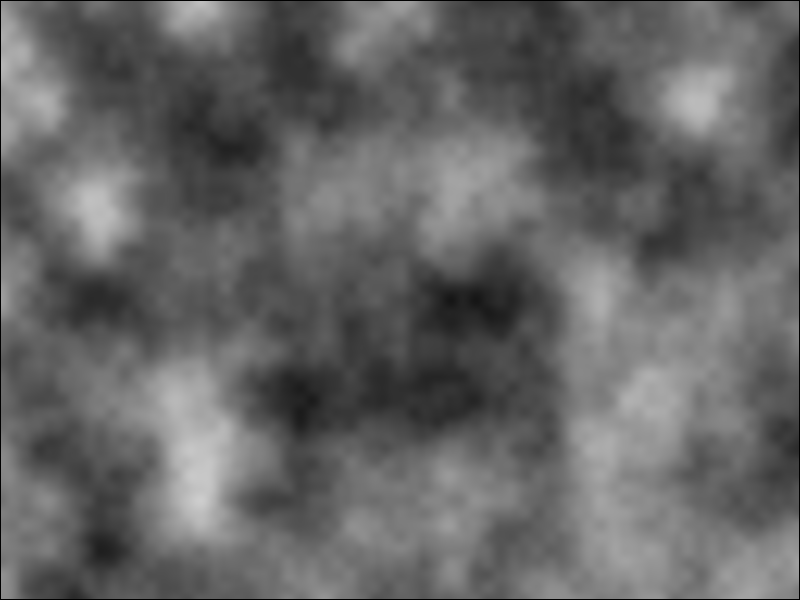
Frame 1 (no input)
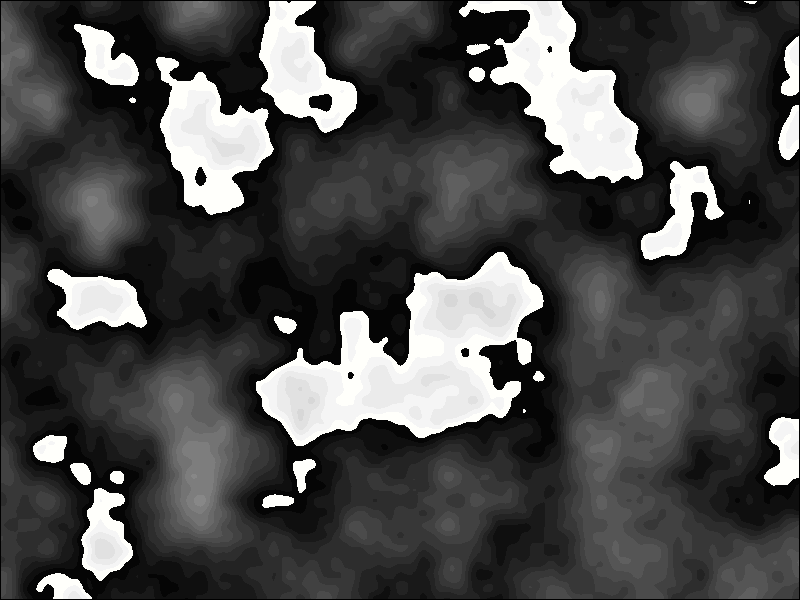
Frame 60 (the mouse pressed at the canvas centre just before this capture)
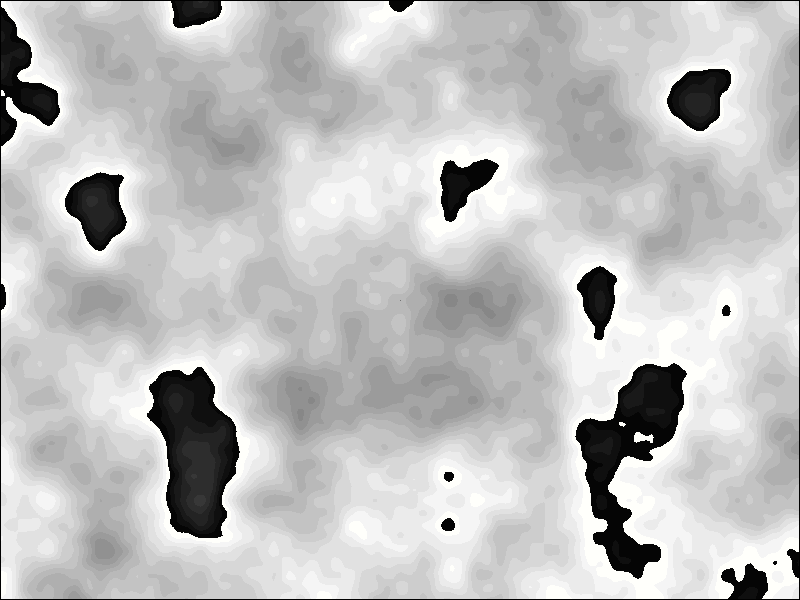
Frame 120 (the mouse held since frame 60 and released just before this capture)

The Processing sketch that drew these frames (run headless with seeded random() and noise(); from frame 60 on, the mouse is pressed at the canvas centre):

// Processing sketch: CrazyGrid
// ── CrazyGrid.pde
int hs[][];

void setup(){
  size(800,600);
  background(0);
  hs=new int[width][height];
  for(int y=1;y<height-1;y++){
    for(int x=1;x<width-1;x++){
      hs[x][y]=(int)(noise(x*0.01,y*0.01)*255);      
    }
  }
}

void draw(){
  if(mousePressed) hs[mouseX][mouseY]=int(random(100,255));
  for(int y=1;y<height-1;y++){
    for(int x=1;x<width-1;x++){
//      int res = int(pow(hs[x-1][y]+hs[x+1][y]+hs[x][y-1]+hs[x][y+1],1.001)/3.8);
//int res = int(pow(hs[x-1][y]+hs[x+1][y]+hs[x][y-1]+hs[x][y+1],1)/4); // ugly blur fast...
      //int res = int(hs[x][y]+sin((hs[x+1][y]+hs[x-1][y])*0.0001)*1000); normal to noise
      //int res = int(hs[x][y]+tan((hs[x+1][y]+hs[x-1][y])*0.001)*tan((hs[x][y+1]+hs[x][y-1])*0.001)*10); //Like small circuit islands
//int res = int(hs[x][y]+sin((hs[x+1][y]+hs[x-1][y])*0.001)+cos((hs[x][y+1]+hs[x][y-1])*0.001)*10); //cos+sin is a circle ergo, we se cicles...=D yey !
int res = int(hs[x][y]-(1)*10); //like clamping
      color c = color(res);
      set(x,y,c);
    }
  }
  for(int y=1;y<height-1;y++){
    for(int x=1;x<width-1;x++){
      hs[x][y]=(int)brightness(get(x,y));
    }
  }
}
